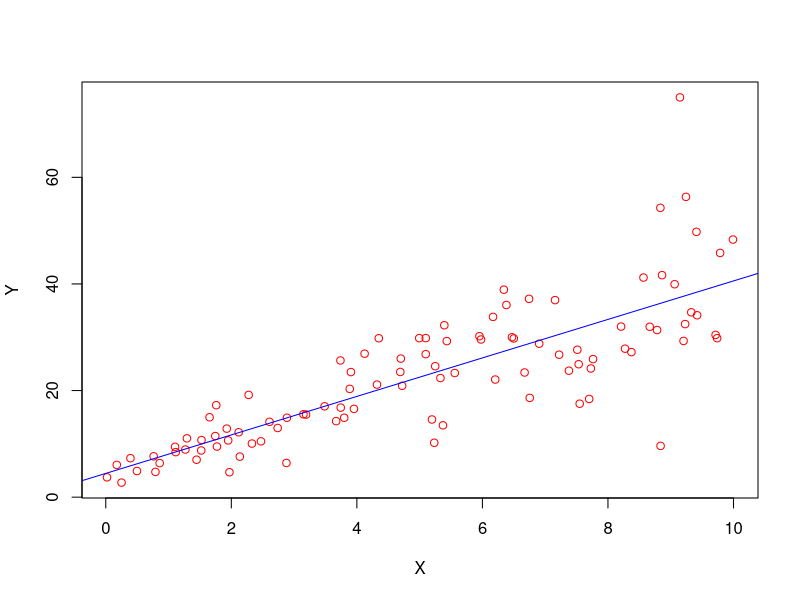
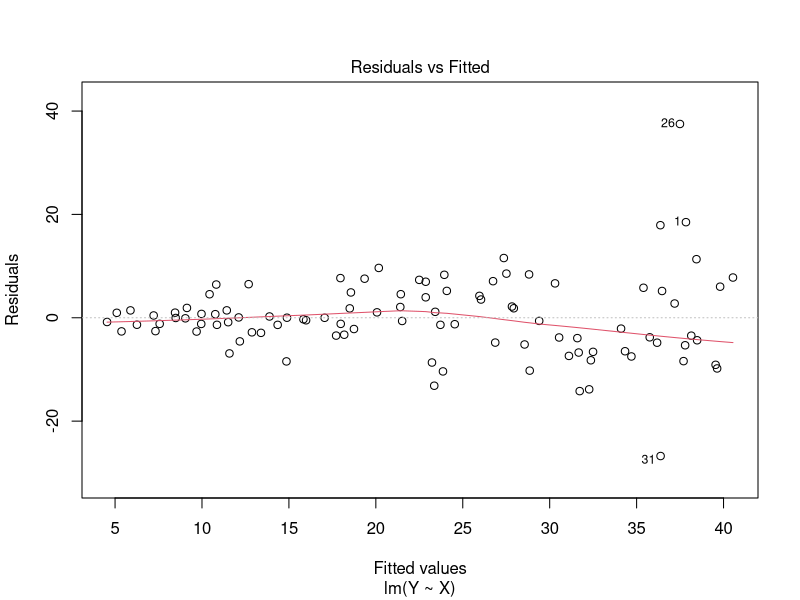
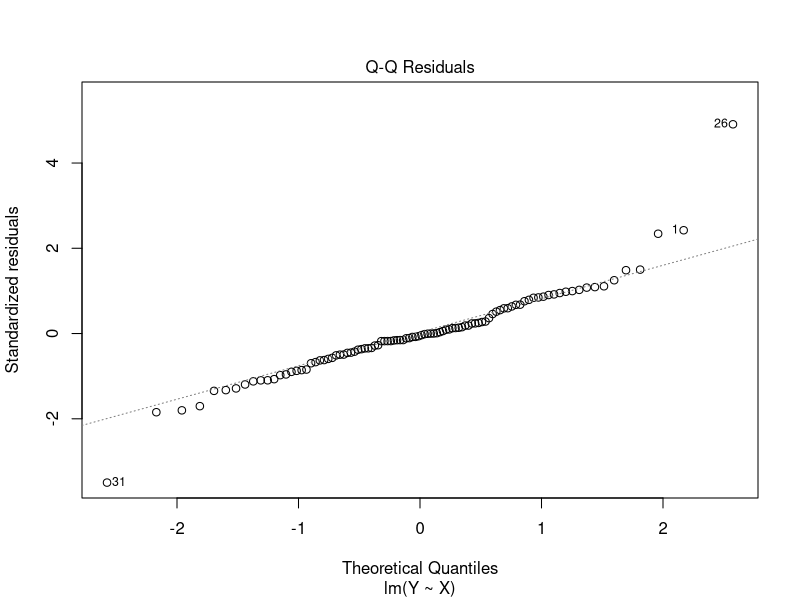
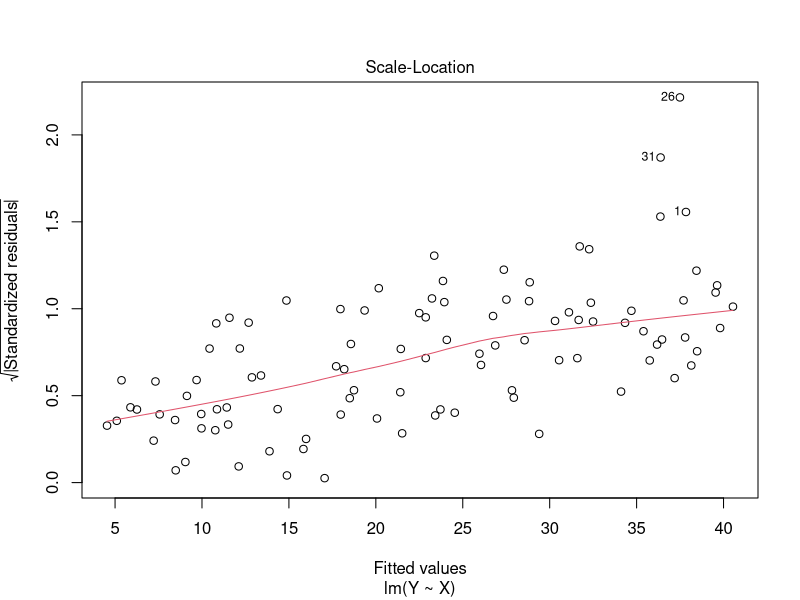
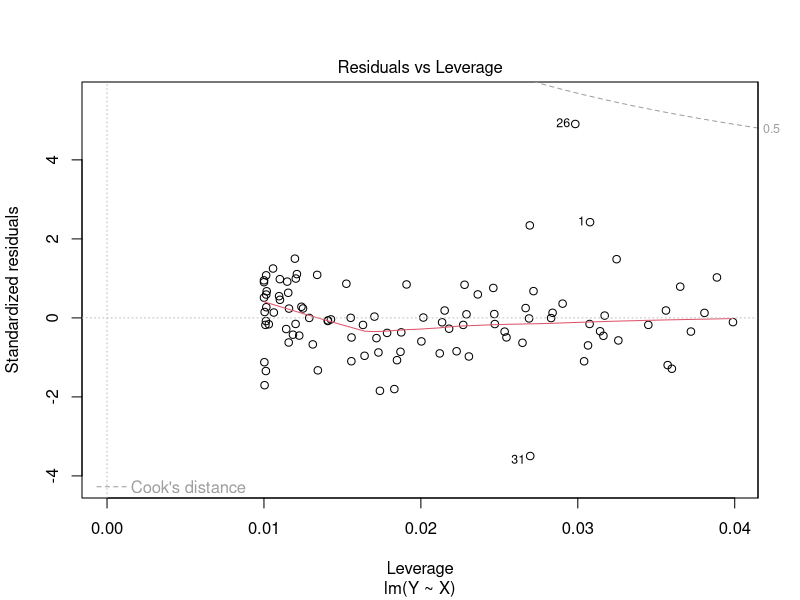
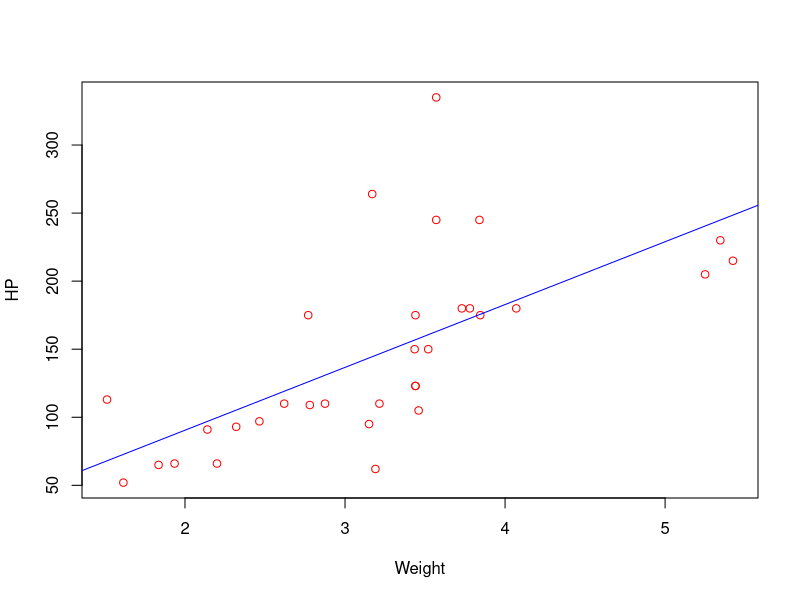
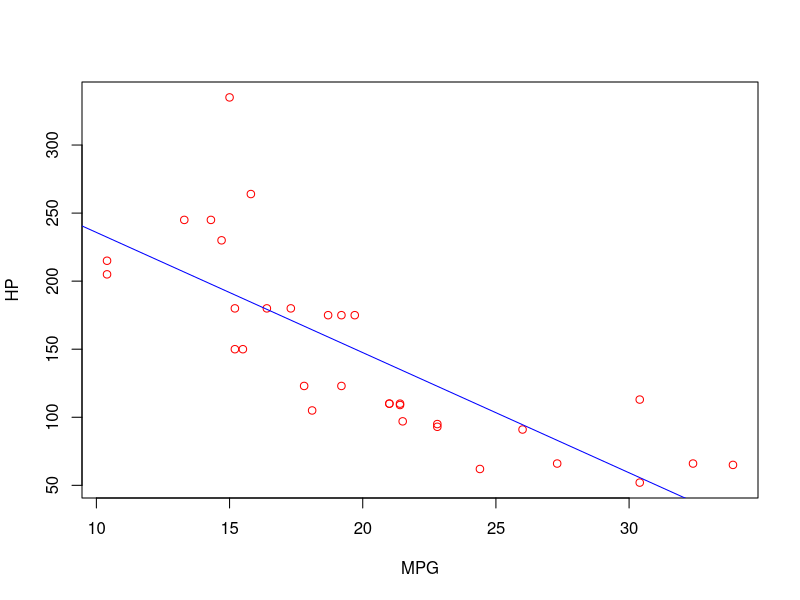
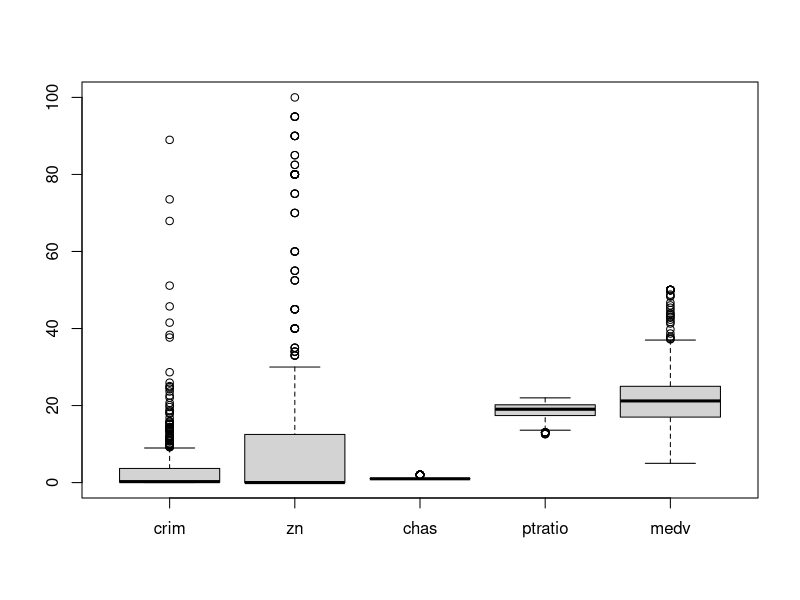

These figures' R source, in order:
## ---- chunk 1
knitr::opts_chunk$set(echo = TRUE)
## ---- chunk 2
set.seed(2017)
X=runif(100)*10
Y=X*4+3.45
Y=rnorm(100)*0.29*Y+Y
 
## ---- chunk 3
plot(Y~X,xlab='X',ylab='Y',col='red')
abline(lsfit(X, Y),col = "blue")
## ---- chunk 4
fit <- lm(Y ~ X)
summary(fit)
## ---- chunk 5
cor(X,Y)^2
## ---- chunk 6
plot(fit)
## ---- chunk 7
head(mtcars)
## ---- chunk 8
plot(mtcars$hp~mtcars$wt,xlab='Weight',ylab='HP',col='red')
abline(lsfit(mtcars$wt,mtcars$hp),col = "blue")
Model1<-lm(formula =hp~wt, data = mtcars )
summary(Model1)
## ---- chunk 9
plot(mtcars$hp~mtcars$mpg,xlab='MPG',ylab='HP',col='red')
abline(lsfit(mtcars$mpg, mtcars$hp),col = "blue")
Model2<-lm(formula =hp~mpg, data = mtcars )
summary(Model2)
## ---- chunk 10
Model3<-lm(hp~cyl+mpg,data = mtcars)
summary(Model3)
estimated_HP<-predict(Model3,data.frame(cyl=4,mpg=22))
estimated_HP
predict(Model3,data.frame(cyl=4,mpg=22),interval = "prediction",level = 0.85)

## ---- chunk 11
#install.packages('mlbench')
library(mlbench)
data(BostonHousing)
str(BostonHousing)

#Let’s look at the variation in the values of various variables present in the dataset. This is achieved by plotting a boxplot of all the variables.
boxplot(BostonHousing[,c(1,2,4,11,14)])

## ---- chunk 12
set.seed(123)
Model4<-lm(medv~crim+zn+ptratio+chas,data = BostonHousing)
summary(Model4)
## ---- chunk 13
anova(Model4)
